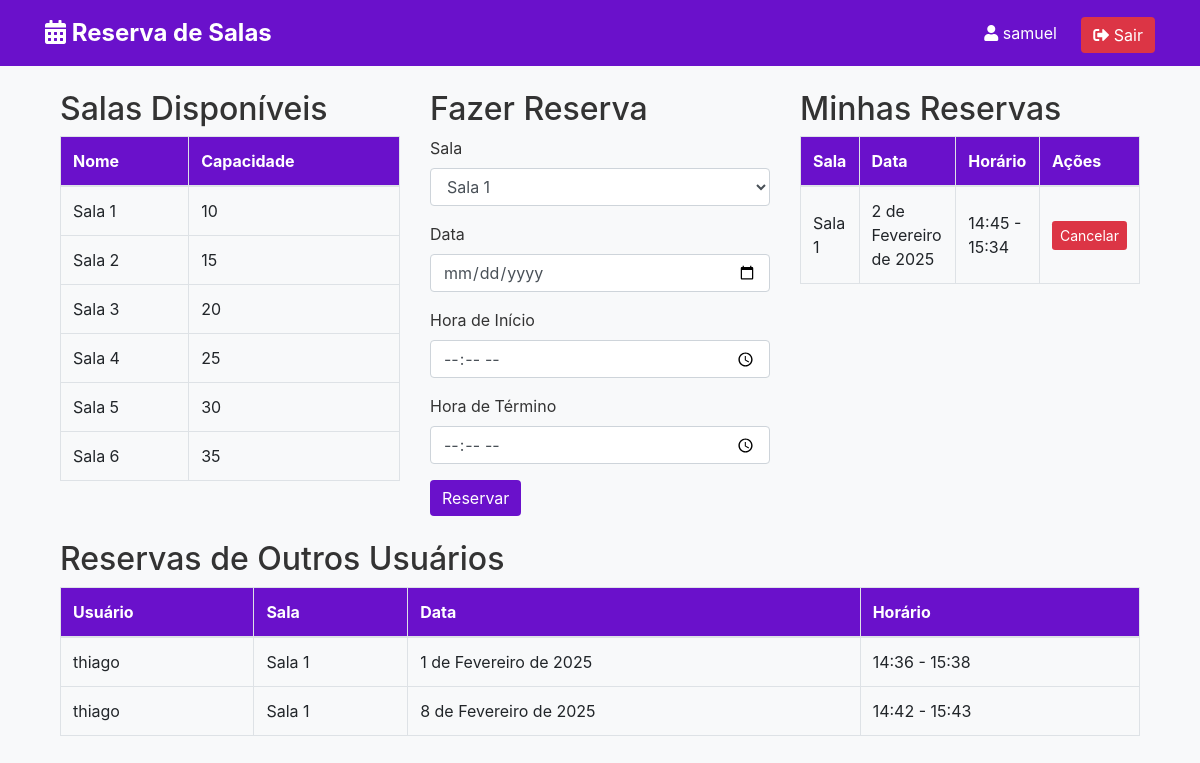
Page /dashboard/ (signed in) on the earlier database version.
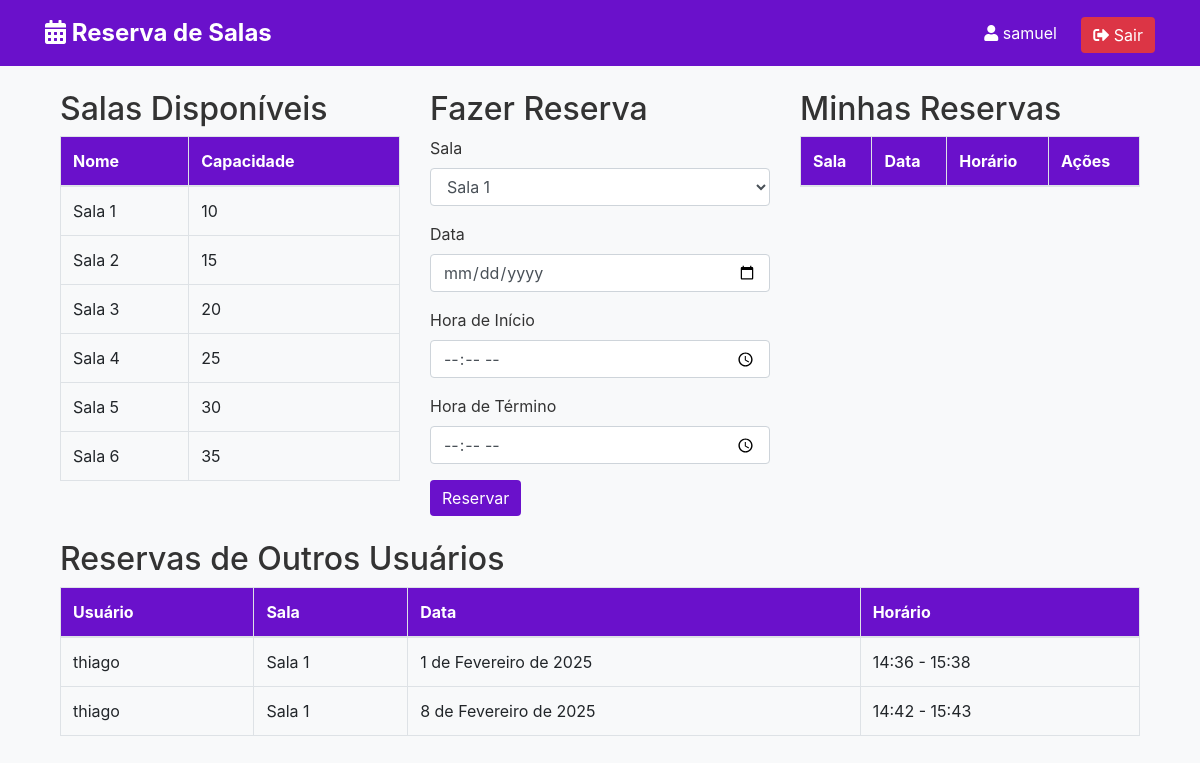
Same page on the later database version.
### reservas/models.py (models this page shows, shortened)
class Sala(models.Model):
    nome = models.CharField(max_length=100, unique=True)
    capacidade = models.PositiveIntegerField()

class Reserva(models.Model):
    usuario = models.ForeignKey(User, on_delete=models.CASCADE)
    sala = models.ForeignKey(Sala, on_delete=models.CASCADE)
    data = models.DateField()
    hora_inicio = models.TimeField()
    hora_fim = models.TimeField()

### users/views.py (the view)
# urls.py: path('dashboard/', views.dashboard_view, name='dashboard'),
@login_required
def dashboard_view(request):
    if not request.user.is_authenticated:
        return redirect('login')
    salas = Sala.objects.all()
    minhas_reservas = Reserva.objects.filter(usuario=request.user)
    outras_reservas = Reserva.objects.exclude(usuario=request.user)
    return render(request, 'users/dashboard.html', {
        'user': request.user,
        'salas': salas,
        'minhas_reservas': minhas_reservas,
        'outras_reservas': outras_reservas,
    })

### users/templates/users/dashboard.html (shortened to what this page needs)
{% extends 'users/base.html' %}
{% block content %}
<div class="container mt-4">
    <div class="row">
        <div class="col-md-4">
            <h2>Salas Disponíveis</h2>
            <table class="table table-bordered">
                <thead>
                    <tr>
                        <th>Nome</th>
                        <th>Capacidade</th>
                    </tr>
                </thead>
                <tbody>
                    {% for sala in salas %}
                    <tr>
                        <td>{{ sala.nome }}</td>
                        <td>{{ sala.capacidade }}</td>
                    </tr>
                    {% endfor %}
                </tbody>
            </table>
        </div>
        <div class="col-md-4">
            <h2>Fazer Reserva</h2>
            <form method="post" action="{% url 'criar_reserva' %}">
                <div class="form-group">
                    <label for="sala">Sala</label>
                    <select class="form-control" id="sala" name="sala" required>
                        {% for sala in salas %}
                        <option value="{{ sala.id }}">{{ sala.nome }}</option>
                        {% endfor %}
                    </select>
                </div>
                <div class="form-group">
                    <label for="data">Data</label>
                    <input type="date" class="form-control" id="data" name="data" required>
                </div>
                <div class="form-group">
                    <label for="hora_inicio">Hora de Início</label>
                    <input type="time" class="form-control" id="hora_inicio" name="hora_inicio" required>
                </div>
                <div class="form-group">
                    <label for="hora_fim">Hora de Término</label>
                    <input type="time" class="form-control" id="hora_fim" name="hora_fim" required>
                </div>
                <button type="submit" class="btn btn-primary">Reservar</button>
            </form>
        </div>
        <div class="col-md-4">
            <h2>Minhas Reservas</h2>
            <table class="table table-bordered">
                <thead>
                    <tr>
                        <th>Sala</th>
                        <th>Data</th>
                        <th>Horário</th>
                        <th>Ações</th>
                    </tr>
                </thead>
                <tbody>
                    {% for reserva in minhas_reservas %}
                    <tr>
                        <td>{{ reserva.sala.nome }}</td>
                        <td>{{ reserva.data }}</td>
                        <td>{{ reserva.hora_inicio }} - {{ reserva.hora_fim }}</td>
                        <td>
                            <form method="post" action="{% url 'cancelar_reserva' reserva.id %}" style="display:inline;">
                                <button type="submit" class="btn btn-danger btn-sm">Cancelar</button>
                            </form>
                        </td>
                    </tr>
                    {% endfor %}
                </tbody>
            </table>
        </div>
    </div>
    <div class="row mt-4">
        <div class="col-md-12">
            <h2>Reservas de Outros Usuários</h2>
            <table class="table table-bordered">
                <thead>
                    <tr>
                        <th>Usuário</th>
                        <th>Sala</th>
                        <th>Data</th>
                        <th>Horário</th>
                    </tr>
                </thead>
                <tbody>
                    {% for reserva in outras_reservas %}
                    <tr>
                        <td>{{ reserva.usuario.username }}</td>
                        <td>{{ reserva.sala.nome }}</td>
                        <td>{{ reserva.data }}</td>
                        <td>{{ reserva.hora_inicio }} - {{ reserva.hora_fim }}</td>
                    </tr>
                    {% endfor %}
                </tbody>
            </table>
        </div>
    </div>
</div>
{% endblock %}

Differences in the rows shown:
removed Reserva: sala.nome "Sala 1", data "2 de Fevereiro de 2025", hora_inicio "14:45", hora_fim "15:34", shown under "Minhas Reservas"
